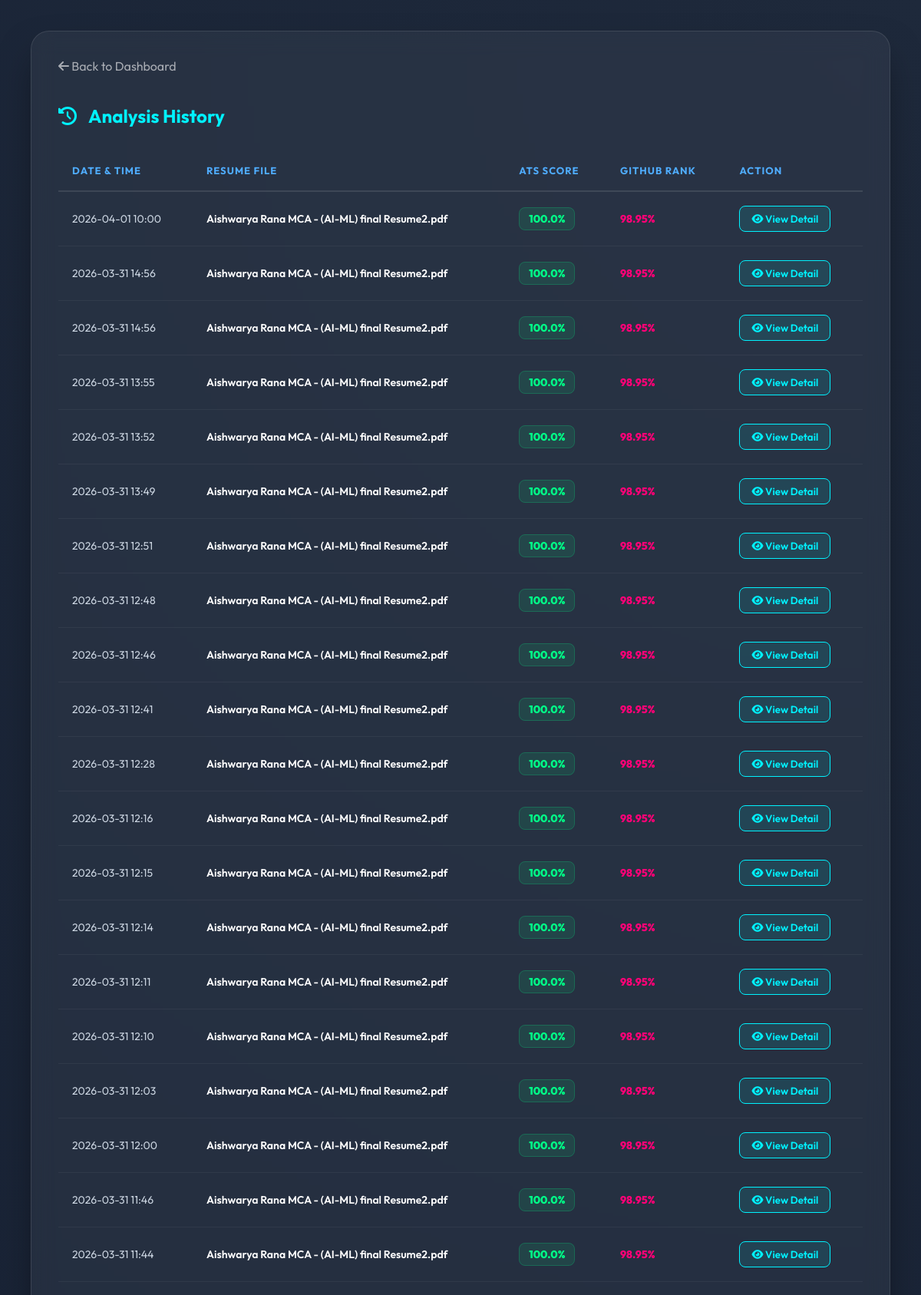
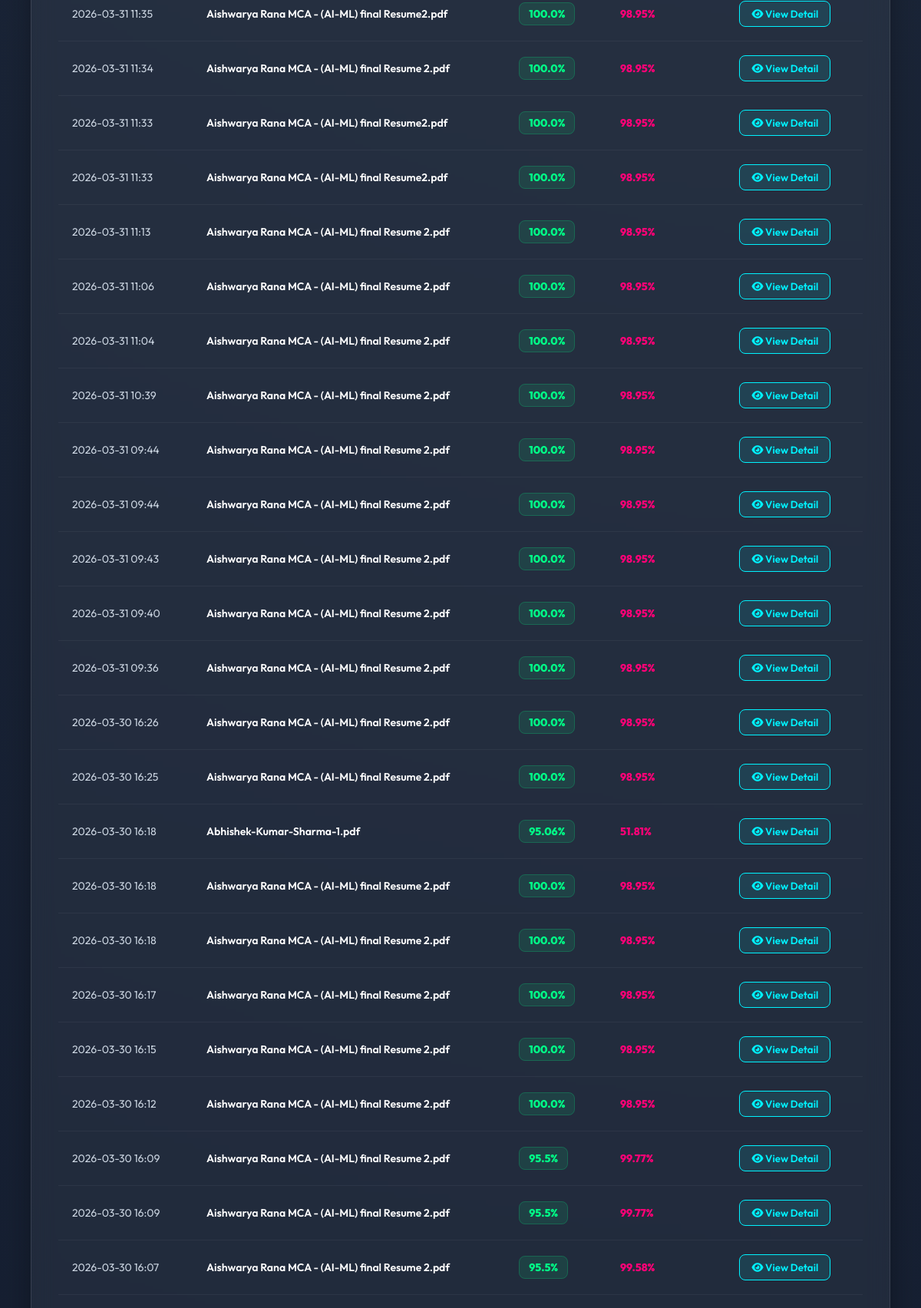
Screenshot of /history (signed in, upper part) with the database file from the repository (2 pictures, top to bottom).
### tables this page shows
CREATE TABLE history (
                    id INTEGER PRIMARY KEY AUTOINCREMENT,
                    user_id TEXT, filename TEXT, ats_score TEXT, 
                    git_score TEXT, timestamp TEXT);

### app.py (the view)
@app.route('/history')
def history():
    if 'user' not in session: return redirect(url_for('login'))
    db = get_db()
    rows = db.execute('SELECT filename, ats_score, git_score, timestamp as analysis_date FROM history WHERE user_id = ? ORDER BY id DESC', (session['user'],)).fetchall()
    db.close()
    return render_template('history.html', analyses=rows)

### app.py (called while the page is built)
def get_db():
    conn = sqlite3.connect('database.db')
    conn.row_factory = sqlite3.Row
    return conn

### templates/history.html (shortened to what this page needs)
<!DOCTYPE html>
<html lang="en">
<head>
    <link rel="stylesheet" href="https://cdnjs.cloudflare.com/ajax/libs/font-awesome/6.0.0/css/all.min.css">
</head>
<body>
    <div class="history-card">
        <a href="/dashboard" class="btn-back"><i class="fa-solid fa-arrow-left"></i> Back to Dashboard</a>
        <h2><i class="fa-solid fa-clock-rotate-left"></i> Analysis History</h2>
        <table>
            <thead>
                <tr>
                    <th>Date & Time</th>
                    <th>Resume File</th>
                    <th>ATS Score</th>
                    <th>GitHub Rank</th>
                    <th>Action</th>
                </tr>
            </thead>
            <tbody>
                {% if analyses %}
                    {% for row in analyses %}
                    <tr>
                        <td>{{ row['analysis_date'] }}</td>
                        <td style="color: white; font-weight: 600;">{{ row['filename'] }}</td>
                        <td><span class="score-tag">{{ row['ats_score'] }}</span></td>
                        <td><span style="color: #ff0077; font-weight: 800;">{{ row['git_score'] }}</span></td>
                        <td>
                            <button class="btn-view"
                                    data-date="{{ row['analysis_date'] }}"
                                    data-file="{{ row['filename'] }}"
                                    data-ats="{{ row['ats_score'] }}"
                                    data-git="{{ row['git_score'] }}"
                                    onclick="openModal(this)">
                                <i class="fa-solid fa-eye"></i> View Detail
                            </button>
                        </td>
                    </tr>
                    {% endfor %}
                {% endif %}
            </tbody>
        </table>
    </div>
</body>
</html>

### templates/history.html (style rules this page uses)
:root { --primary: #00f2fe; --secondary: #4facfe; --accent: #00ff88; --dark-bg: #0f172a; --glass: rgba(255, 255, 255, 0.05); }
body { background: radial-gradient(circle at top right, #1e293b, #0f172a); color: white; font-family: 'Outfit', sans-serif; padding: 40px; margin: 0; min-height: 100vh; }
.history-card { max-width: 1100px; margin: 0 auto; background: var(--glass); backdrop-filter: blur(15px); padding: 35px; border-radius: 24px; border: 1px solid rgba(255,255,255,0.1); box-shadow: 0 25px 50px -12px rgba(0,0,0,0.5); }
h2 { color: var(--primary); margin-bottom: 30px; display: flex; align-items: center; gap: 15px; }
table { width: 100%; border-collapse: collapse; margin-top: 20px; }
th { text-align: left; padding: 18px; color: var(--secondary); border-bottom: 2px solid rgba(255,255,255,0.1); font-size: 13px; text-transform: uppercase; letter-spacing: 1px; }
td { padding: 18px; border-bottom: 1px solid rgba(255,255,255,0.05); font-size: 14px; color: #cbd5e1; }
.score-tag { padding: 5px 12px; border-radius: 8px; font-weight: 800; background: rgba(0, 255, 136, 0.1); color: var(--accent); border: 1px solid rgba(0, 255, 136, 0.2); }
.btn-view { background: rgba(0, 242, 254, 0.1); border: 1px solid var(--primary); color: var(--primary); padding: 8px 15px; border-radius: 8px; cursor: pointer; font-weight: 600; transition: 0.3s; font-family: 'Outfit'; }
.btn-back { color: white; text-decoration: none; opacity: 0.6; display: inline-block; margin-bottom: 20px; transition: 0.3s; }

### rows the page displays
history: analysis_date "2026-04-01 10:00", filename "Aishwarya Rana MCA - (AI-ML) final Resume2.pdf", ats_score "100.0%", git_score "98.95%"
history: analysis_date "2026-03-31 14:56", filename "Aishwarya Rana MCA - (AI-ML) final Resume2.pdf", ats_score "100.0%", git_score "98.95%"
history: analysis_date "2026-03-31 14:56", filename "Aishwarya Rana MCA - (AI-ML) final Resume2.pdf", ats_score "100.0%", git_score "98.95%"
history: analysis_date "2026-03-31 13:55", filename "Aishwarya Rana MCA - (AI-ML) final Resume2.pdf", ats_score "100.0%", git_score "98.95%"
history: analysis_date "2026-03-31 13:52", filename "Aishwarya Rana MCA - (AI-ML) final Resume2.pdf", ats_score "100.0%", git_score "98.95%"
history: analysis_date "2026-03-31 13:49", filename "Aishwarya Rana MCA - (AI-ML) final Resume2.pdf", ats_score "100.0%", git_score "98.95%"
history: analysis_date "2026-03-31 12:51", filename "Aishwarya Rana MCA - (AI-ML) final Resume2.pdf", ats_score "100.0%", git_score "98.95%"
history: analysis_date "2026-03-31 12:48", filename "Aishwarya Rana MCA - (AI-ML) final Resume2.pdf", ats_score "100.0%", git_score "98.95%"
history: analysis_date "2026-03-31 12:46", filename "Aishwarya Rana MCA - (AI-ML) final Resume2.pdf", ats_score "100.0%", git_score "98.95%"
history: analysis_date "2026-03-31 12:41", filename "Aishwarya Rana MCA - (AI-ML) final Resume2.pdf", ats_score "100.0%", git_score "98.95%"
history: analysis_date "2026-03-31 12:28", filename "Aishwarya Rana MCA - (AI-ML) final Resume2.pdf", ats_score "100.0%", git_score "98.95%"
history: analysis_date "2026-03-31 12:16", filename "Aishwarya Rana MCA - (AI-ML) final Resume2.pdf", ats_score "100.0%", git_score "98.95%"
history: analysis_date "2026-03-31 12:15", filename "Aishwarya Rana MCA - (AI-ML) final Resume2.pdf", ats_score "100.0%", git_score "98.95%"
history: analysis_date "2026-03-31 12:14", filename "Aishwarya Rana MCA - (AI-ML) final Resume2.pdf", ats_score "100.0%", git_score "98.95%"
history: analysis_date "2026-03-31 12:11", filename "Aishwarya Rana MCA - (AI-ML) final Resume2.pdf", ats_score "100.0%", git_score "98.95%"
history: analysis_date "2026-03-31 12:10", filename "Aishwarya Rana MCA - (AI-ML) final Resume2.pdf", ats_score "100.0%", git_score "98.95%"
history: analysis_date "2026-03-31 12:03", filename "Aishwarya Rana MCA - (AI-ML) final Resume2.pdf", ats_score "100.0%", git_score "98.95%"
history: analysis_date "2026-03-31 12:00", filename "Aishwarya Rana MCA - (AI-ML) final Resume2.pdf", ats_score "100.0%", git_score "98.95%"
history: analysis_date "2026-03-31 11:46", filename "Aishwarya Rana MCA - (AI-ML) final Resume2.pdf", ats_score "100.0%", git_score "98.95%"
history: analysis_date "2026-03-31 11:44", filename "Aishwarya Rana MCA - (AI-ML) final Resume2.pdf", ats_score "100.0%", git_score "98.95%"
history: analysis_date "2026-03-31 11:35", filename "Aishwarya Rana MCA - (AI-ML) final Resume2.pdf", ats_score "100.0%", git_score "98.95%"
history: analysis_date "2026-03-31 11:34", filename "Aishwarya Rana MCA - (AI-ML) final Resume 2.pdf", ats_score "100.0%", git_score "98.95%"
history: analysis_date "2026-03-31 11:33", filename "Aishwarya Rana MCA - (AI-ML) final Resume2.pdf", ats_score "100.0%", git_score "98.95%"
history: analysis_date "2026-03-31 11:33", filename "Aishwarya Rana MCA - (AI-ML) final Resume2.pdf", ats_score "100.0%", git_score "98.95%"
history: analysis_date "2026-03-31 11:13", filename "Aishwarya Rana MCA - (AI-ML) final Resume 2.pdf", ats_score "100.0%", git_score "98.95%"
history: analysis_date "2026-03-31 11:06", filename "Aishwarya Rana MCA - (AI-ML) final Resume 2.pdf", ats_score "100.0%", git_score "98.95%"
history: analysis_date "2026-03-31 11:04", filename "Aishwarya Rana MCA - (AI-ML) final Resume 2.pdf", ats_score "100.0%", git_score "98.95%"
history: analysis_date "2026-03-31 10:39", filename "Aishwarya Rana MCA - (AI-ML) final Resume 2.pdf", ats_score "100.0%", git_score "98.95%"
history: analysis_date "2026-03-31 09:44", filename "Aishwarya Rana MCA - (AI-ML) final Resume 2.pdf", ats_score "100.0%", git_score "98.95%"
history: analysis_date "2026-03-31 09:44", filename "Aishwarya Rana MCA - (AI-ML) final Resume 2.pdf", ats_score "100.0%", git_score "98.95%"
history: analysis_date "2026-03-31 09:43", filename "Aishwarya Rana MCA - (AI-ML) final Resume 2.pdf", ats_score "100.0%", git_score "98.95%"
history: analysis_date "2026-03-31 09:40", filename "Aishwarya Rana MCA - (AI-ML) final Resume 2.pdf", ats_score "100.0%", git_score "98.95%"
history: analysis_date "2026-03-31 09:36", filename "Aishwarya Rana MCA - (AI-ML) final Resume 2.pdf", ats_score "100.0%", git_score "98.95%"
history: analysis_date "2026-03-30 16:26", filename "Aishwarya Rana MCA - (AI-ML) final Resume 2.pdf", ats_score "100.0%", git_score "98.95%"
history: analysis_date "2026-03-30 16:25", filename "Aishwarya Rana MCA - (AI-ML) final Resume 2.pdf", ats_score "100.0%", git_score "98.95%"
history: analysis_date "2026-03-30 16:18", filename "Abhishek-Kumar-Sharma-1.pdf", ats_score "95.06%", git_score "51.81%"
history: analysis_date "2026-03-30 16:18", filename "Aishwarya Rana MCA - (AI-ML) final Resume 2.pdf", ats_score "100.0%", git_score "98.95%"
history: analysis_date "2026-03-30 16:18", filename "Aishwarya Rana MCA - (AI-ML) final Resume 2.pdf", ats_score "100.0%", git_score "98.95%"
history: analysis_date "2026-03-30 16:17", filename "Aishwarya Rana MCA - (AI-ML) final Resume 2.pdf", ats_score "100.0%", git_score "98.95%"
history: analysis_date "2026-03-30 16:15", filename "Aishwarya Rana MCA - (AI-ML) final Resume 2.pdf", ats_score "100.0%", git_score "98.95%"
history: analysis_date "2026-03-30 16:12", filename "Aishwarya Rana MCA - (AI-ML) final Resume 2.pdf", ats_score "100.0%", git_score "98.95%"
history: analysis_date "2026-03-30 16:09", filename "Aishwarya Rana MCA - (AI-ML) final Resume 2.pdf", ats_score "95.5%", git_score "99.77%"
history: analysis_date "2026-03-30 16:09", filename "Aishwarya Rana MCA - (AI-ML) final Resume 2.pdf", ats_score "95.5%", git_score "99.77%"
history: analysis_date "2026-03-30 16:07", filename "Aishwarya Rana MCA - (AI-ML) final Resume 2.pdf", ats_score "95.5%", git_score "99.58%"
